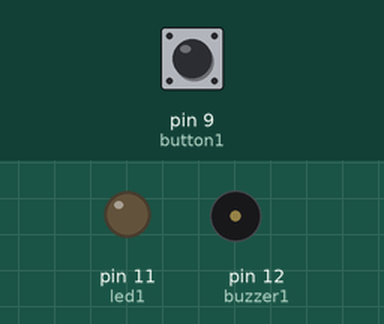
This sketch was run on a simulated Arduino Uno, built with avr-gcc and run on an emulated ATmega328P. Parts: output pins drawn as LEDs (lit = HIGH), buzzer (waves = sounding, pin HIGH). The inputs (shaded band) are chosen by the test bench; at power-on: pin 9 (button1) LOW.

Above: at 1.2 s.
1.3 s: pin 9 (button1) pulled HIGH for 1 s
At 2.6 s:
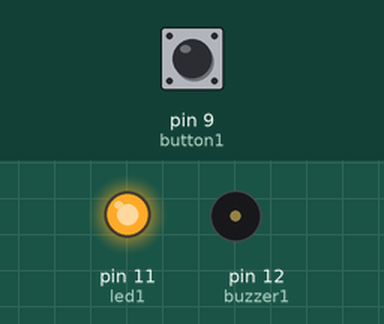
3.8 s: pin 9 (button1) pulled HIGH for 0.15 s
At 5.0 s:
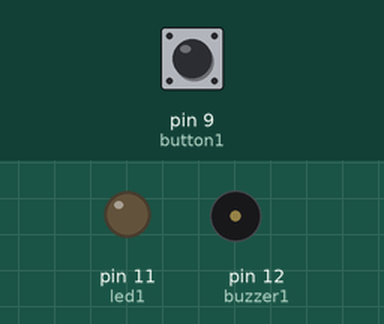
5.4 s: pin 9 (button1) pulled HIGH for 3.2 s
At 9.0 s:
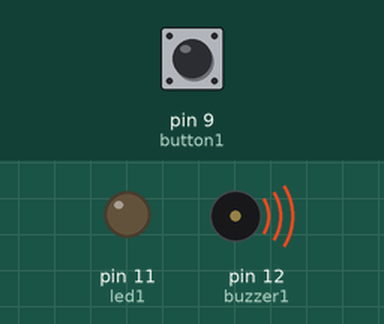
Timing chart, 0 to 10.5 s (numbered marks = the images above; inputs shaded):
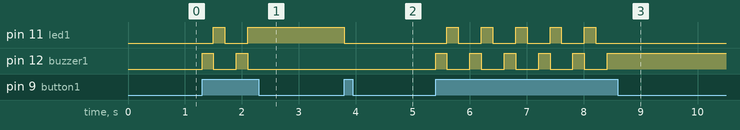

The sketch:

Multi_State_Alarm.ino
```cpp
// Wiring code generated from an ArduinoML model
// Application name: Multi-state alarm

long debounce = 200;

enum STATE {buzzer_on, led_on, off};
STATE currentState = off;

boolean button1BounceGuard = false;
long button1LastDebounceTime = 0;

long timerSinceNewState = millis();

void setup(){
  pinMode(9, INPUT);  // button1 [Sensor]
  pinMode(11, OUTPUT); // led1 [Actuator]
  pinMode(12, OUTPUT); // buzzer1 [Actuator]
}

void loop() {
	switch(currentState){
		case buzzer_on:
			digitalWrite(12,HIGH);
			button1BounceGuard = millis() - button1LastDebounceTime > debounce;
			if (digitalRead(9) == HIGH && button1BounceGuard) {
				button1LastDebounceTime = millis();
				timerSinceNewState = millis();
				currentState = led_on;
			}
		break;
		case led_on:
			digitalWrite(12,LOW);
			digitalWrite(11,HIGH);
			button1BounceGuard = millis() - button1LastDebounceTime > debounce;
			if (digitalRead(9) == HIGH && button1BounceGuard) {
				button1LastDebounceTime = millis();
				timerSinceNewState = millis();
				currentState = off;
			}
		break;
		case off:
			digitalWrite(12,LOW);
			digitalWrite(11,LOW);
			button1BounceGuard = millis() - button1LastDebounceTime > debounce;
			if (digitalRead(9) == HIGH && button1BounceGuard) {
				button1LastDebounceTime = millis();
				timerSinceNewState = millis();
				currentState = buzzer_on;
			}
		break;
	}
}
```

Measured:
- after the input at 1.3 s, pin 11 (led1): LOW → HIGH after 0.20 s, → LOW 0.20 s later, → HIGH 0.40 s later; pin 12 (buzzer1): alternates HIGH for 0.20 s and LOW for 0.40 s, 4 changes in all, then stays LOW, starting at once
- after the input at 3.8 s, pin 11 (led1): HIGH → LOW at once
- after the input at 5.4 s, pin 11 (led1): alternates HIGH for 0.20 s and LOW for 0.40 s, 10 changes in all, then stays LOW, starting after 0.20 s; pin 12 (buzzer1): alternates HIGH for 0.20 s and LOW for 0.40 s, 11 changes in all, then stays HIGH, starting at once
